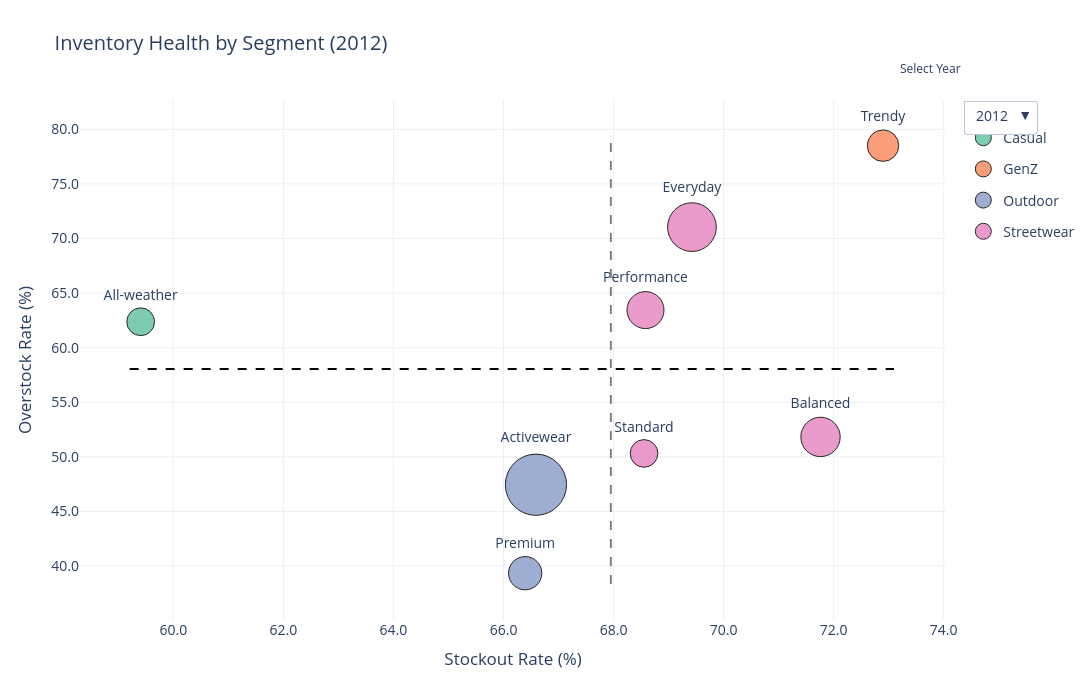

Notebook source saved alongside this figure:
### Markdown cell above
### 2.8 Interactive: Yearly Inventory Health by Segment

### Code cell
# ── Plotly animated dropdown ─────────────────────────────────
inventory_year = inventory.copy()
inventory_year["year"] = pd.to_datetime(inventory_year["snapshot_date"]).dt.year

segment_yearly = (
    inventory_year.groupby(["year","segment"], as_index=False)
    .agg(stockout_rate=("stockout_flag","mean"),
         overstock_rate=("overstock_flag","mean"),
         total_units_sold=("units_sold","sum"))
)
segment_yearly["stockout_rate_pct"]  = segment_yearly["stockout_rate"]  * 100
segment_yearly["overstock_rate_pct"] = segment_yearly["overstock_rate"] * 100
segment_yearly["category"] = segment_yearly["segment"].map(SEGMENT_TO_CATEGORY)
segment_yearly = segment_yearly.dropna(subset=["category"]).copy()
max_units = segment_yearly["total_units_sold"].max()
segment_yearly["bubble_size"] = 20 + 60 * np.sqrt(segment_yearly["total_units_sold"] / max_units)

years      = sorted(segment_yearly["year"].unique())
categories = list(CATEGORY_PALETTE.keys())
fig        = go.Figure()
trace_idx_by_year = {}
n_traces = 0

for year in years:
    trace_idx_by_year[year] = []
    df_y = segment_yearly[segment_yearly["year"] == year].copy()
    avg_so = df_y["stockout_rate_pct"].mean()
    avg_os = df_y["overstock_rate_pct"].mean()

    for cat in categories:
        d = df_y[df_y["category"] == cat].copy()
        cd = np.column_stack([d["segment"], d["category"], d["total_units_sold"]]) if len(d) else None
        fig.add_trace(go.Scatter(
            x=d["stockout_rate_pct"], y=d["overstock_rate_pct"],
            mode="markers+text", text=d["segment"], textposition="top center",
            name=cat, legendgroup=cat, showlegend=bool(year == years[0]),
            marker=dict(size=d["bubble_size"], color=CATEGORY_PALETTE[cat],
                        line=dict(color="black", width=1), opacity=0.85),
            customdata=cd,
            hovertemplate=(
                "<b>Segment:</b> %{customdata[0]}<br>"
                "<b>Category:</b> %{customdata[1]}<br>"
                "<b>Stockout Rate:</b> %{x:.2f}%<br>"
                "<b>Overstock Rate:</b> %{y:.2f}%<br>"
                "<b>Units Sold:</b> %{customdata[2]:,.0f}<extra></extra>"
            ) if len(d) else None,
            visible=bool(year == years[0])
        ))
        trace_idx_by_year[year].append(n_traces); n_traces += 1

    for line_x, line_y, is_v in [
        ([avg_so, avg_so], [df_y["overstock_rate_pct"].min()-1, df_y["overstock_rate_pct"].max()+1], True),
        ([df_y["stockout_rate_pct"].min()-0.2, df_y["stockout_rate_pct"].max()+0.2], [avg_os, avg_os], False),
    ]:
        fig.add_trace(go.Scatter(
            x=line_x, y=line_y, mode="lines",
            line=dict(color="gray" if is_v else "black", dash="dash"),
            showlegend=False, visible=bool(year == years[0])
        ))
        trace_idx_by_year[year].append(n_traces); n_traces += 1

buttons = []
for year in years:
    vis = [False] * n_traces
    for i in trace_idx_by_year[year]: vis[i] = True
    df_y   = segment_yearly[segment_yearly["year"] == year]
    avg_so = df_y["stockout_rate_pct"].mean()
    avg_os = df_y["overstock_rate_pct"].mean()
    buttons.append(dict(label=str(year), method="update",
        args=[{"visible": vis},
              {"title": f"Inventory Health by Segment ({year})"}]))

fig.update_layout(
    title=f"Inventory Health by Segment ({years[0]})",
    xaxis_title="Stockout Rate (%)", yaxis_title="Overstock Rate (%)",
    template="plotly_white", width=1100, height=700, legend_title="Category", font=dict(size=14),
    updatemenus=[dict(buttons=buttons, direction="down", showactive=True,
                      x=1.02, xanchor="left", y=1.0, yanchor="top")],
    annotations=[dict(x=1.02, y=1.08, xref="paper", yref="paper",
                      text="Select Year", showarrow=False, font=dict(size=12))]
)
fig.update_xaxes(tickformat=".1f"); fig.update_yaxes(tickformat=".1f")
fig.show()
